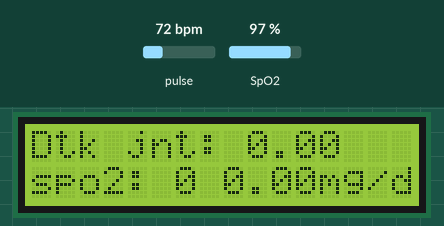
Recording of a program running on a simulated ESP8266 (NodeMCU). Shown: 16×2 character LCD. Inputs (shaded band) come from the test bench; at power-on: pulse 72 bpm, SpO2 97 %. WiFi joins after 1.5 s; servers stay silent unless stated; what the program prints to the serial monitor is not drawn.

Above: at 5.3 s.
5.4 s: pulse set to 42 bpm
At 8.1 s:
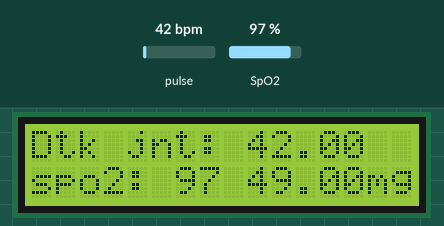
8.4 s: SpO2 set to 80 %
At 9.6 s:
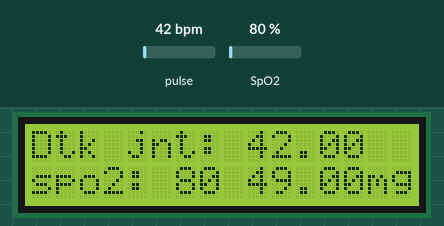
10.6 s: pulse set to 70 bpm
At 12.3 s:
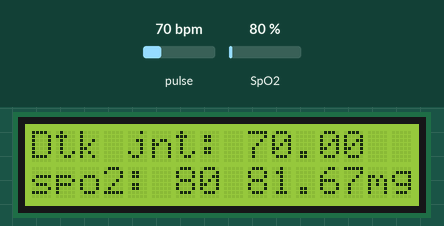
12.6 s: SpO2 set to 85 %
At 13.9 s:
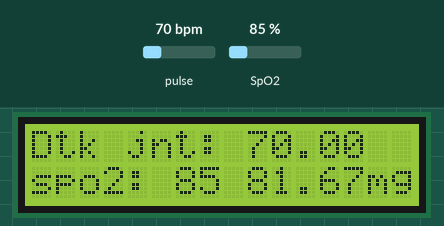
Timing chart, 0 to 15.6 s (numbered marks = the images above; inputs shaded):
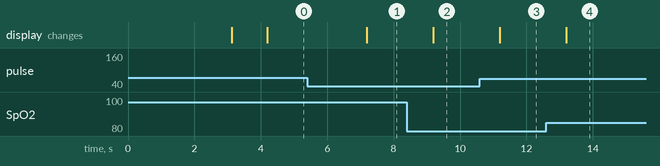

The program:

main.cpp
```cpp
// #include <Arduino.h>
// #include <Wire.h>
// #include "MAX30100_PulseOximeter.h"
// // include wifi
// #include <SD.h>

// // include firebase dan wifi
// #include <ESP8266WiFi.h>
// #include <WiFiClient.h>
// #include <ESP8266WebServer.h>

// // include lcd
// #include <Wire.h>
// #include <LiquidCrystal_I2C.h>
// LiquidCrystal_I2C lcd(0x3F, 16, 2); // set the LCD address to 0x27 for a 16 chars and 2 line display

// // #define REPORTING_PERIOD_MS 1000

// // Create a PulseOximeter object
// PulseOximeter pox;

// // Time at which the last beat occurred
// unsigned long tsLastReport = 0;

// // variabel nilai gula darah
// float gulaDarah = 0;
// float nilaiJantung = 0;
// float nilaispo2 = 0;

// // Replace with your network credentials
// const char *ssid = "Tselhome-03F0";
// const char *password = "71314517";

// // Create an instance of the server
// ESP8266WebServer server(80);

// // Callback routine is executed when a pulse is detected
// void onBeatDetected()
// {
//   Serial.println("Beat!");
// }

// void handleRoot()
// {
//   // Create HTML page with sensor data
//   String html = "<html><body>";
//   html += "<head><meta http-equiv=\"refresh\"content=\"1\"></head>";
//   html += "<h1>Sensor Data</h1>";
//   html += "<p>detak jantung: " + String(nilaiJantung) + " bpm</p>";
//   html += "<p>nilai spo2: " + String(nilaispo2) + " %</p>";
//   html += "<p>gula darah: " + String(gulaDarah) + " mg/dl</p>";
//   html += "</body></html>";

//   // Send HTML page to client
//   server.send(200, "text/html", html);
// }

// void setup()
// {
//   // setup lcd
//   lcd.init(); // initialize the lcd
//   lcd.backlight();

//   // setup serial monitor
//   Serial.begin(115200);

//   // Connect to Wi-Fi network
//   WiFi.begin(ssid, password);
//   while (WiFi.status() != WL_CONNECTED)
//   {
//     delay(1000);
//     Serial.println("Connecting to WiFi...");
//   }

//   // Print local IP address and start server
//   Serial.println(WiFi.localIP());
//   server.on("/", handleRoot);
//   server.begin();

//   Serial.print("Initializing pulse oximeter..");
//   lcd.setCursor(0, 0);
//   lcd.print("memulai      ");

//   // Initialize sensor
//   if (!pox.begin())
//   {
//     Serial.println("FAILED");
//     lcd.setCursor(0, 1);
//     lcd.print("sensor ggl      ");
//     for (;;)
//       ;
//   }
//   else
//   {
//     Serial.println("SUCCESS");
//     lcd.setCursor(0, 1);
//     lcd.print("sensor bnr      ");
//   }

//   // Configure sensor to use 7.6mA for LED drive
//   pox.setIRLedCurrent(MAX30100_LED_CURR_7_6MA);

//   // Register a callback routine
//   pox.setOnBeatDetectedCallback(onBeatDetected);
// }

// void loop()
// {
//   // Read from the sensor
//   pox.update();

//   // Grab the updated heart rate and SpO2 levels
//   unsigned long milisSekarang = millis();
//   if (milisSekarang - tsLastReport >= 1000)
//   {
//     gulaDarah = pox.getHeartRate() / 120 * 140;
//     nilaiJantung = pox.getHeartRate();
//     nilaispo2 = pox.getSpO2();

//     Serial.print("Heart rate:");
//     Serial.print(pox.getHeartRate());
//     Serial.print("bpm / SpO2:");
//     Serial.print(pox.getSpO2());
//     Serial.println("%");
//     Serial.print("gulaDarah : ");
//     Serial.print(gulaDarah);
//     Serial.print("mg/dl");
//     Serial.println();

//     lcd.setCursor(0, 0);
//     lcd.print("Dtk jnt: ");
//     lcd.print(pox.getHeartRate());
//     lcd.print("     ");

//     lcd.setCursor(0, 1);
//     lcd.print("spo2: ");
//     lcd.print(pox.getSpO2());
//     lcd.print(" ");
//     lcd.print(gulaDarah);
//     lcd.print("mg/dl");
//     tsLastReport = milisSekarang;
//   }

//   server.handleClient();
// }

#include <Arduino.h>
#include <Wire.h>
#include "MAX30100_PulseOximeter.h"
// include wifi
#include <ESP8266WiFi.h> //Memasukkan library WiFi ESP8266
// // include firebase dan wifi
#include <Firebase_ESP_Client.h>
#include <addons/TokenHelper.h>
#include <addons/RTDBHelper.h>
#define WIFI_SSID "Tselhome-03F0" // ini adalah nama wifi
#define WIFI_PASSWORD "71314517"  // dan ini adalah passwordnya. kosongkan bagian ini kalau tidak pakai password
#define API_KEY "AIzaSyBaABgqu6h0IDKAa7PO6b8U1HHje5FZRhg"
#define DATABASE_URL "pras-soton-default-rtdb.asia-southeast1.firebasedatabase.app" //<databaseName>.firebaseio.com or <databaseName>.<region>.firebasedatabase.app
#define USER_EMAIL "ahmadyusufmaulana0@gmail.com"
#define USER_PASSWORD "yusuf1112"
// Define Firebase Data object
FirebaseData fbdo;
FirebaseAuth auth;
FirebaseConfig config;
unsigned long sendDataPrevMillis = 0;

// include lcd
#include <Wire.h>
#include <LiquidCrystal_I2C.h>
LiquidCrystal_I2C lcd(0x3F, 16, 2); // set the LCD address to 0x27 for a 16 chars and 2 line display

// #define REPORTING_PERIOD_MS 1000

// Create a PulseOximeter object
PulseOximeter pox;

// Time at which the last beat occurred
unsigned long tsLastReport = 0;

// variabel nilai gula darah
float gulaDarah = 100;
float nilaiJantung = 10;
float nilaispo2 = 23;

WiFiServer server(80); // mulai pada port 80

// Callback routine is executed when a pulse is detected
void onBeatDetected()
{
  Serial.println("Beat!");
}

void setup()
{
  // setup lcd
  lcd.init(); // initialize the lcd
  lcd.backlight();

  // setup serial monitor
  Serial.begin(115200);

  WiFi.begin(WIFI_SSID, WIFI_PASSWORD);
  Serial.print("Connecting to Wi-Fi");
  lcd.setCursor(0, 0);
  lcd.print("connecting     ");
  lcd.setCursor(0, 1);
  lcd.print("               ");
  delay(3000);
  while (WiFi.status() != WL_CONNECTED)
  {
    Serial.print(".");
    lcd.setCursor(0, 1);
    lcd.print(".");
    delay(3000);
  }
  Serial.println();
  Serial.print("Connected with IP: ");
  Serial.println(WiFi.localIP());
  Serial.println();
  lcd.setCursor(0, 0);
  lcd.print("connected!?    ");
  lcd.setCursor(0, 1);
  lcd.print("IP:");
  lcd.print(WiFi.localIP());
  delay(1000);

  config.api_key = API_KEY;
  auth.user.email = USER_EMAIL;
  auth.user.password = USER_PASSWORD;
  config.database_url = DATABASE_URL;
  config.token_status_callback = tokenStatusCallback; // see addons/TokenHelper.h
  Firebase.begin(&config, &auth);
  Firebase.reconnectWiFi(true);
  Firebase.setDoubleDigits(5);
  // akhir setup firebase

  Serial.print("Initializing pulse oximeter..");
  lcd.setCursor(0, 0);
  lcd.print("memulai      ");

  // Initialize sensor
  if (!pox.begin())
  {
    Serial.println("FAILED");
    lcd.setCursor(0, 1);
    lcd.print("sensor ggl      ");
    for (;;)
      ;
  }
  else
  {
    Serial.println("SUCCESS");
    lcd.setCursor(0, 1);
    lcd.print("sensor bnr      ");
  }

  // Configure sensor to use 7.6mA for LED drive
  pox.setIRLedCurrent(MAX30100_LED_CURR_7_6MA);

  // Register a callback routine
  pox.setOnBeatDetectedCallback(onBeatDetected);
}

void loop()
{
  // Read from the sensor
  pox.update();

  // Grab the updated heart rate and SpO2 levels
  unsigned long milisSekarang = millis();
  if (milisSekarang - tsLastReport >= 1000)
  {
    gulaDarah = pox.getHeartRate() / 120 * 140;
    nilaiJantung = pox.getHeartRate();
    nilaispo2 = pox.getSpO2();

    Serial.print("Heart rate:");
    Serial.print(pox.getHeartRate());
    Serial.print("bpm / SpO2:");
    Serial.print(pox.getSpO2());
    Serial.println("%");
    Serial.print("gulaDarah : ");
    Serial.print(gulaDarah);
    Serial.print("mg/dl");
    Serial.println();

    lcd.setCursor(0, 0);
    lcd.print("Dtk jnt: ");
    lcd.print(pox.getHeartRate());
    lcd.print("     ");

    lcd.setCursor(0, 1);
    lcd.print("spo2: ");
    lcd.print(pox.getSpO2());
    lcd.print(" ");
    lcd.print(gulaDarah);
    lcd.print("mg/dl");
    tsLastReport = milisSekarang;
  }

  if (Firebase.ready() && (millis() - sendDataPrevMillis > 1000 || sendDataPrevMillis == 0))
  {
    sendDataPrevMillis = millis();
    Firebase.RTDB.setFloat(&fbdo, "/gulaDarah", gulaDarah);
    Firebase.RTDB.setFloat(&fbdo, "/nilaijantung", nilaiJantung);
  }
}
```

Measured:
- after the input at 5.4 s, the display: changes after 1.8 s (image 1)
- after the input at 8.4 s, the display: changes after 0.79 s (image 2)
- after the input at 10.6 s, the display: changes after 0.59 s (image 3)
- after the input at 12.6 s, the display: changes after 0.59 s (image 4)
